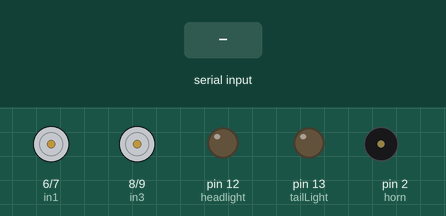
Bench run of a program on a simulated Arduino Uno, built with avr-gcc and run on an emulated ATmega328P. Shown: motor-driver pin pairs drawn as motors (green arrow = first pin HIGH = forward, orange = second pin HIGH = backward, longer = more drive, scaled by the enable pin), output pins drawn as LEDs (lit = HIGH), buzzer (waves = sounding, pin HIGH). The inputs (shaded band) are chosen by the test bench. What the program prints to the serial monitor is not drawn.

Above: at 1.2 s.
1.3 s: "f" received over Serial
At 1.7 s:
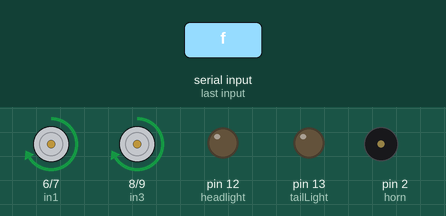
2.8 s: byte 72 ('H') received over Serial
At 4.0 s:
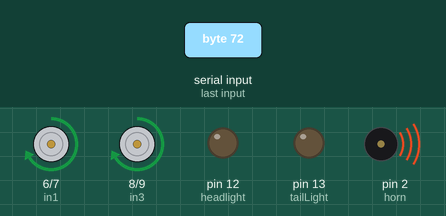
4.3 s: byte 87 ('W') received over Serial
At 5.1 s:
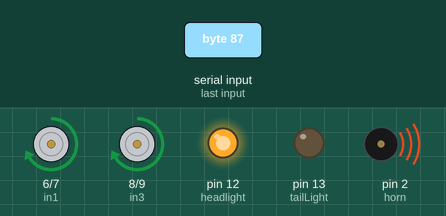
5.8 s: byte 84 ('T') received over Serial
At 6.3 s:
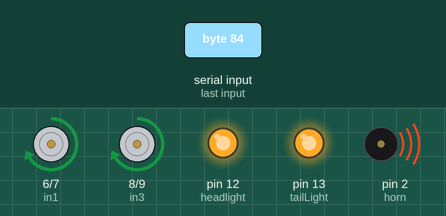
7.3 s: byte 119 ('w') received over Serial
At 8.5 s:
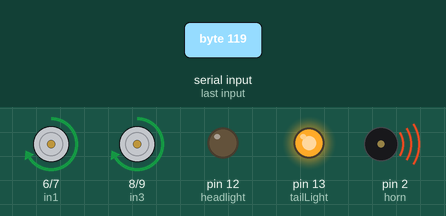
8.8 s: "b" received over Serial
At 9.8 s:
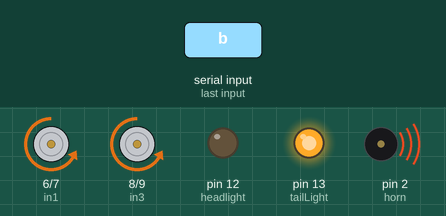
Timing chart, 0 to 11.3 s (numbered marks = the images above; inputs shaded):
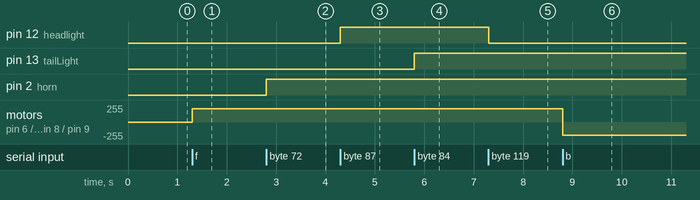

The program:

main.cpp
```cpp
#include <Arduino.h>

//Defines the pins used
#define in1 6
#define in2 7
#define in3 8
#define in4 9
#define ENA 5
#define ENB 11
#define headlight 12
#define tailLight 13
#define horn 2
//This example code will be updated. Then you will be able to change speed through ArduBlu.
#define speed 200

char state;

//A method for the go forward.
void forward()
{
  analogWrite(ENA, speed);
  analogWrite(ENB, speed);
  digitalWrite(in1, HIGH);
  digitalWrite(in2, LOW);
  digitalWrite(in3, HIGH);
  digitalWrite(in4, LOW);
  Serial.flush();
}

//A method for the go back.
void back()
{
  analogWrite(ENA, speed);
  analogWrite(ENB, speed);
  digitalWrite(in1, LOW);
  digitalWrite(in2, HIGH);
  digitalWrite(in3, LOW);
  digitalWrite(in4, HIGH);
  Serial.flush();
}

//A method for the go right.
void right()
{
  analogWrite(ENA, speed);
  analogWrite(ENB, speed);
  digitalWrite(in1, LOW);
  digitalWrite(in2, HIGH);
  digitalWrite(in3, HIGH);
  digitalWrite(in4, LOW);
  Serial.flush();
}

//A method for the go left.
void left()
{
  analogWrite(ENA, speed);
  analogWrite(ENB, speed);
  digitalWrite(in1, HIGH);
  digitalWrite(in2, LOW);
  digitalWrite(in3, LOW);
  digitalWrite(in4, HIGH);
  Serial.flush();
}

//A method for the stop.
void stop()
{
  digitalWrite(ENA, LOW);
  digitalWrite(ENB, LOW);
  digitalWrite(horn, LOW);
  Serial.println("stop!");
  Serial.flush();
}

void setup()
{
  Serial.begin(9600);
  pinMode(in1, OUTPUT);
  pinMode(in2, OUTPUT);
  pinMode(in3, OUTPUT);
  pinMode(in4, OUTPUT);
  pinMode(ENA, OUTPUT);
  pinMode(ENB, OUTPUT);
  pinMode(headlight, OUTPUT);
  pinMode(tailLight, OUTPUT);
  pinMode(horn, OUTPUT);
  stop();
}

void loop()
{
  if (Serial.available() > 0)
  {
    state = Serial.read();
  }

  if (state == 'f' || state == 'F')
  {
    forward();
  }
  else if (state == 'b' || state == 'B')
  {
    back();
  }
  else if (state == 'r' || state == 'R')
  {
    right();
  }
  else if (state == 'l' || state == 'L')
  {
    left();
  }
  else if (state == ']')
  {
    stop();
  }
  else if (state == 'h' || state == 'H')
    digitalWrite(horn, HIGH);

  else if (state == 'W')
    digitalWrite(headlight, HIGH);

  else if (state == 'w')
    digitalWrite(headlight, LOW);

  else if (state == 'T')
    digitalWrite(tailLight, HIGH);

  else if (state == 't')
    digitalWrite(tailLight, LOW);
}
```

Measured:
- after the input at 1.3 s, motor on pin 6 (in1) / pin 7 (in2), motor on pin 8 (in3) / pin 9 (in4): stopped → forward 200/255 at once
- after the input at 2.8 s, pin 2 (horn): LOW → HIGH at once
- after the input at 4.3 s, pin 12 (headlight): LOW → HIGH at once
- after the input at 5.8 s, pin 13 (tailLight): LOW → HIGH at once
- after the input at 7.3 s, pin 12 (headlight): HIGH → LOW at once
- after the input at 8.8 s, motor on pin 6 (in1) / pin 7 (in2), motor on pin 8 (in3) / pin 9 (in4): forward 200/255 → backward 200/255 at once
